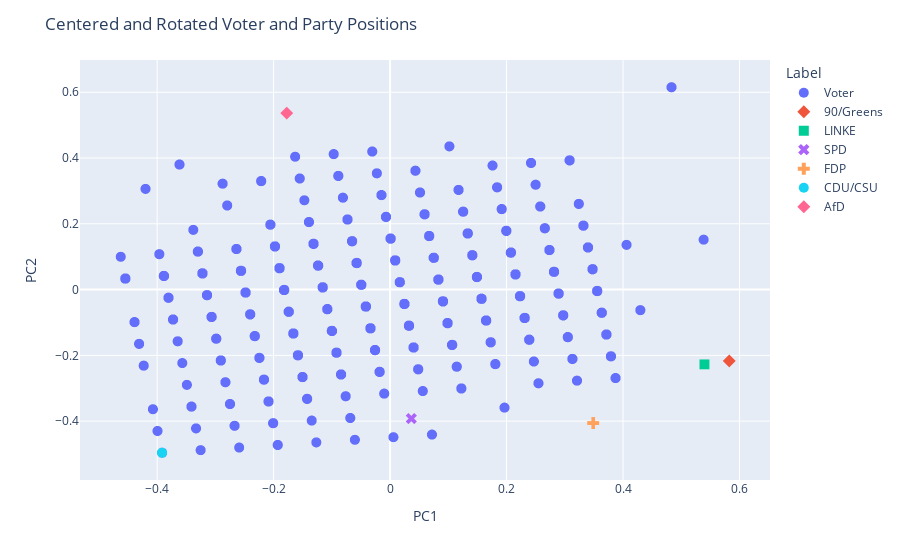

The code cell stored with this chart in its notebook:
### Code cell
concatenated_df = pd.concat([voter_pca, party_pca], ignore_index=True)

fig = px.scatter(
    concatenated_df,
    x='PC1',
    y='PC2',
    color='Label',
    symbol='Label')
fig.update_traces(marker=dict(size=10))
fig.update_layout(title='Centered and Rotated Voter and Party Positions')
fig.show()

### Figure 1 — Plotly figure (JSON) as saved in the notebook; plotly's stock layout.template omitted (floating-point values rounded to 4 significant figures; data arrays with more than 128 entries replaced by an {"elided": "..."} marker saying what was removed)
{"data": [{"hovertemplate": "Label=Voter<br>PC1=%{x}<br>PC2=%{y}<extra></extra>", "legendgroup": "Voter", "marker": {"color": "#636efa", "size": 10, "symbol": "circle"}, "mode": "markers", "name": "Voter", "showlegend": true, "type": "scattergl", "x": {"elided": "6874 float values"}, "xaxis": "x", "y": {"elided": "6874 float values"}, "yaxis": "y"}, {"hovertemplate": "Label=90/Greens<br>PC1=%{x}<br>PC2=%{y}<extra></extra>", "legendgroup": "90/Greens", "marker": {"color": "#EF553B", "size": 10, "symbol": "diamond"}, "mode": "markers", "name": "90/Greens", "showlegend": true, "type": "scattergl", "x": [0.5824], "xaxis": "x", "y": [-0.2169], "yaxis": "y"}, {"hovertemplate": "Label=LINKE<br>PC1=%{x}<br>PC2=%{y}<extra></extra>", "legendgroup": "LINKE", "marker": {"color": "#00cc96", "size": 10, "symbol": "square"}, "mode": "markers", "name": "LINKE", "showlegend": true, "type": "scattergl", "x": [0.5397], "xaxis": "x", "y": [-0.2272], "yaxis": "y"}, {"hovertemplate": "Label=SPD<br>PC1=%{x}<br>PC2=%{y}<extra></extra>", "legendgroup": "SPD", "marker": {"color": "#ab63fa", "size": 10, "symbol": "x"}, "mode": "markers", "name": "SPD", "showlegend": true, "type": "scattergl", "x": [0.03643], "xaxis": "x", "y": [-0.3921], "yaxis": "y"}, {"hovertemplate": "Label=FDP<br>PC1=%{x}<br>PC2=%{y}<extra></extra>", "legendgroup": "FDP", "marker": {"color": "#FFA15A", "size": 10, "symbol": "cross"}, "mode": "markers", "name": "FDP", "showlegend": true, "type": "scattergl", "x": [0.3488], "xaxis": "x", "y": [-0.4058], "yaxis": "y"}, {"hovertemplate": "Label=CDU/CSU<br>PC1=%{x}<br>PC2=%{y}<extra></extra>", "legendgroup": "CDU/CSU", "marker": {"color": "#19d3f3", "size": 10, "symbol": "circle"}, "mode": "markers", "name": "CDU/CSU", "showlegend": true, "type": "scattergl", "x": [-0.3915], "xaxis": "x", "y": [-0.4961], "yaxis": "y"}, {"hovertemplate": "Label=AfD<br>PC1=%{x}<br>PC2=%{y}<extra></extra>", "legendgroup": "AfD", "marker": {"color": "#FF6692", "size": 10, "symbol": "diamond"}, "mode": "markers", "name": "AfD", "showlegend": true, "type": "scattergl", "x": [-0.1774], "xaxis": "x", "y": [0.5365], "yaxis": "y"}], "layout": {"legend": {"title": {"text": "Label"}, "tracegroupgap": 0}, "margin": {"t": 60}, "title": {"text": "Centered and Rotated Voter and Party Positions"}, "xaxis": {"anchor": "y", "domain": [0, 1], "title": {"text": "PC1"}}, "yaxis": {"anchor": "x", "domain": [0, 1], "title": {"text": "PC2"}}}}
